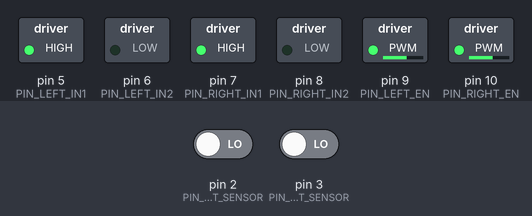
Bench run of a sketch on a simulated Arduino Uno, built with avr-gcc and run on an emulated ATmega328P. Shown: switched loads named in the sketch (green lamp = pin HIGH). Inputs (shaded band) come from the test bench; at power-on: pin 2 (PIN_LEFT_SENSOR) LOW, pin 3 (PIN_RIGHT_SENSOR) LOW.

Above: at 1.2 s.
1.3 s: pin 2 (PIN_LEFT_SENSOR) driven HIGH
At 1.8 s:
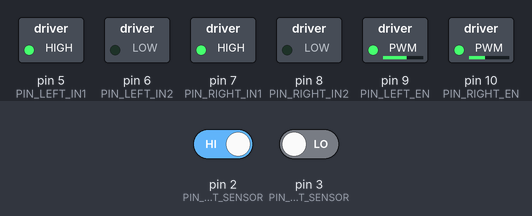
2.8 s: pin 3 (PIN_RIGHT_SENSOR) driven HIGH
At 4.0 s:
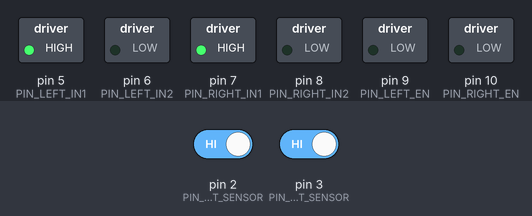
4.3 s: pin 2 (PIN_LEFT_SENSOR) driven LOW
At 5.3 s:
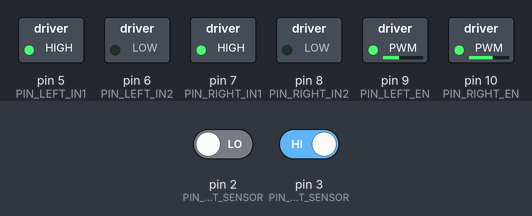
5.8 s: pin 3 (PIN_RIGHT_SENSOR) driven LOW
At 6.5 s:
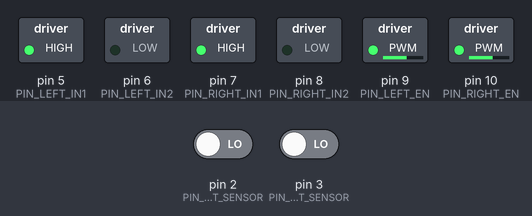
Timing chart, 0 to 8.3 s (numbered marks = the images above; inputs shaded):
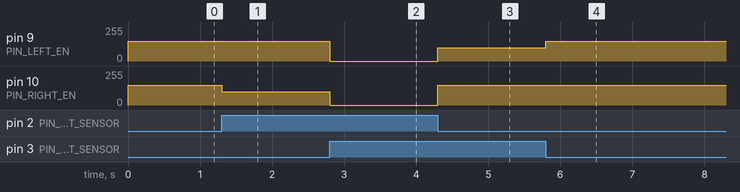

The sketch:

line_follower.ino
```cpp
/*
  line_follower.ino
  Baseline two-sensor line-following robot for Arduino.

  Hardware assumed:
    - 2x IR reflectance sensors (digital output, e.g. TCRT5000 modules),
      mounted left/right, straddling the line.
      Sensor output convention used here: LOW = sensor sees the (dark) line,
      HIGH = sensor sees the (light) background.
      --> If your modules are wired the opposite way, swap LINE_DETECTED
          below, or just swap the LOW/HIGH checks.
    - L298N (or similar dual H-bridge) motor driver, 2 DC motors.

  Wiring (adjust to your actual pins):
    Left IR sensor   -> D2
    Right IR sensor  -> D3
    Left motor  IN1  -> D5   (direction)
    Left motor  IN2  -> D6   (direction)
    Left motor  ENA  -> D9   (PWM speed)
    Right motor IN3  -> D7   (direction)
    Right motor IN4  -> D8   (direction)
    Right motor ENB  -> D10  (PWM speed)
*/

// ---------- Pin definitions ----------
const uint8_t PIN_LEFT_SENSOR  = 2;
const uint8_t PIN_RIGHT_SENSOR = 3;

const uint8_t PIN_LEFT_IN1  = 5;
const uint8_t PIN_LEFT_IN2  = 6;
const uint8_t PIN_LEFT_EN   = 9;   // PWM

const uint8_t PIN_RIGHT_IN1 = 7;
const uint8_t PIN_RIGHT_IN2 = 8;
const uint8_t PIN_RIGHT_EN  = 10;  // PWM

// ---------- Tuning ----------
const int BASE_SPEED = 150;   // 0-255, forward cruising speed
const int TURN_SPEED = 100;   // 0-255, speed of the "slow" wheel while correcting
const bool LINE_DETECTED = LOW;  // sensor reading that means "on the black line"

// ---------- Motor primitives ----------
void setLeftMotor(int speed) {          // speed: -255..255, negative = reverse
    if (speed >= 0) {
        digitalWrite(PIN_LEFT_IN1, HIGH);
        digitalWrite(PIN_LEFT_IN2, LOW);
    } else {
        digitalWrite(PIN_LEFT_IN1, LOW);
        digitalWrite(PIN_LEFT_IN2, HIGH);
        speed = -speed;
    }
    analogWrite(PIN_LEFT_EN, constrain(speed, 0, 255));
}

void setRightMotor(int speed) {
    if (speed >= 0) {
        digitalWrite(PIN_RIGHT_IN1, HIGH);
        digitalWrite(PIN_RIGHT_IN2, LOW);
    } else {
        digitalWrite(PIN_RIGHT_IN1, LOW);
        digitalWrite(PIN_RIGHT_IN2, HIGH);
        speed = -speed;
    }
    analogWrite(PIN_RIGHT_EN, constrain(speed, 0, 255));
}

void driveForward() {
    setLeftMotor(BASE_SPEED);
    setRightMotor(BASE_SPEED);
}

void stopMotors() {
    setLeftMotor(0);
    setRightMotor(0);
}

// Nudge right: slow the right wheel so the robot arcs back toward the line
void correctRight() {
    setLeftMotor(BASE_SPEED);
    setRightMotor(TURN_SPEED);
}

// Nudge left: slow the left wheel
void correctLeft() {
    setLeftMotor(TURN_SPEED);
    setRightMotor(BASE_SPEED);
}

// ---------- Setup ----------
void setup() {
    pinMode(PIN_LEFT_SENSOR, INPUT);
    pinMode(PIN_RIGHT_SENSOR, INPUT);

    pinMode(PIN_LEFT_IN1, OUTPUT);
    pinMode(PIN_LEFT_IN2, OUTPUT);
    pinMode(PIN_LEFT_EN, OUTPUT);
    pinMode(PIN_RIGHT_IN1, OUTPUT);
    pinMode(PIN_RIGHT_IN2, OUTPUT);
    pinMode(PIN_RIGHT_EN, OUTPUT);

    stopMotors();
}

// ---------- Main loop ----------
void loop() {
    bool leftOnLine  = (digitalRead(PIN_LEFT_SENSOR)  == LINE_DETECTED);
    bool rightOnLine = (digitalRead(PIN_RIGHT_SENSOR) == LINE_DETECTED);

    if (leftOnLine && rightOnLine) {
        // both sensors on the line: straddling correctly, or crossing an
        // intersection/thick marker -> just go straight
        driveForward();
    } else if (leftOnLine && !rightOnLine) {
        // line has drifted left relative to the robot -> steer left
        correctLeft();
    } else if (!leftOnLine && rightOnLine) {
        // line has drifted right relative to the robot -> steer right
        correctRight();
    } else {
        // neither sensor sees the line -> lost it.
        // Baseline behaviour: stop. (Extension: spin slowly to search.)
        stopMotors();
    }
}
```

Measured:
- after the input at 1.3 s, pin 10 (PIN_RIGHT_EN): 150/255 → 100/255 at once
- after the input at 2.8 s, pin 9 (PIN_LEFT_EN): 150/255 → 0/255 at once; pin 10 (PIN_RIGHT_EN): 100/255 → 0/255 at once
- after the input at 4.3 s, pin 9 (PIN_LEFT_EN): 0/255 → 100/255 at once; pin 10 (PIN_RIGHT_EN): 0/255 → 150/255 at once
- after the input at 5.8 s, pin 9 (PIN_LEFT_EN): 100/255 → 150/255 at once
